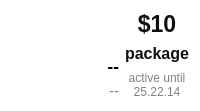
    <widget class="QFrame" name="frameLogo">
     <property name="sizePolicy">
      <sizepolicy hsizetype="Expanding" vsizetype="Expanding">
       <horstretch>0</horstretch>
       <verstretch>0</verstretch>
      </sizepolicy>
     </property>
     <property name="minimumSize">
      <size>
       <width>0</width>
       <height>100</height>
      </size>
     </property>
     <property name="palette">
      <palette>
       <active>
        <colorrole role="Button">
         <brush brushstyle="SolidPattern">
          <color alpha="255">
           <red>255</red>
           <green>255</green>
           <blue>255</blue>
          </color>
         </brush>
        </colorrole>
        <colorrole role="Base">
         <brush brushstyle="SolidPattern">
          <color alpha="255">
           <red>255</red>
           <green>255</green>
           <blue>255</blue>
          </color>
         </brush>
        </colorrole>
        <colorrole role="Window">
         <brush brushstyle="SolidPattern">
          <color alpha="255">
           <red>255</red>
           <green>255</green>
           <blue>255</blue>
          </color>
         </brush>
        </colorrole>
       </active>
       <inactive>
        <colorrole role="Button">
         <brush brushstyle="SolidPattern">
          <color alpha="255">
           <red>255</red>
           <green>255</green>
           <blue>255</blue>
          </color>
         </brush>
        </colorrole>
        <colorrole role="Base">
         <brush brushstyle="SolidPattern">
          <color alpha="255">
           <red>255</red>
           <green>255</green>
           <blue>255</blue>
          </color>
         </brush>
        </colorrole>
        <colorrole role="Window">
         <brush brushstyle="SolidPattern">
          <color alpha="255">
           <red>255</red>
           <green>255</green>
           <blue>255</blue>
          </color>
         </brush>
        </colorrole>
       </inactive>
       <disabled>
        <colorrole role="Button">
         <brush brushstyle="SolidPattern">
          <color alpha="255">
           <red>255</red>
           <green>255</green>
           <blue>255</blue>
          </color>
         </brush>
        </colorrole>
        <colorrole role="Base">
         <brush brushstyle="SolidPattern">
          <color alpha="255">
           <red>255</red>
           <green>255</green>
           <blue>255</blue>
          </color>
         </brush>
        </colorrole>
        <colorrole role="Window">
         <brush brushstyle="SolidPattern">
          <color alpha="255">
           <red>255</red>
           <green>255</green>
           <blue>255</blue>
          </color>
         </brush>
        </colorrole>
       </disabled>
      </palette>
     </property>
     <property name="autoFillBackground">
      <bool>false</bool>
     </property>
     <property name="styleSheet">
      <string notr="true">QFrame
{
	background-color: #ffffff;
	border: 0;
}</string>
     </property>
     <property name="frameShape">
      <enum>QFrame::StyledPanel</enum>
     </property>
     <property name="frameShadow">
      <enum>QFrame::Raised</enum>
     </property>
     <layout class="QGridLayout" name="gridLayout_3">
      <item row="0" column="0" rowspan="5">
       <widget class="QGraphicsView" name="gvLogoRound">
        <property name="sizePolicy">
         <sizepolicy hsizetype="Fixed" vsizetype="Fixed">
          <horstretch>0</horstretch>
          <verstretch>0</verstretch>
         </sizepolicy>
        </property>
        <property name="maximumSize">
         <size>
          <width>57</width>
          <height>57</height>
         </size>
        </property>
        <property name="focusPolicy">
         <enum>Qt::NoFocus</enum>
        </property>
        <property name="styleSheet">
         <string notr="true">QGraphicsView
{
	border-image: url(:/imgs/logo2.png);
}</string>
        </property>
        <property name="interactive">
         <bool>false</bool>
        </property>
       </widget>
      </item>
      <item row="0" column="1" rowspan="2">
       <widget class="QLabel" name="L_ConnectStatus">
        <property name="sizePolicy">
         <sizepolicy hsizetype="Fixed" vsizetype="Fixed">
          <horstretch>0</horstretch>
          <verstretch>0</verstretch>
         </sizepolicy>
        </property>
        <property name="maximumSize">
         <size>
          <width>124</width>
          <height>16</height>
         </size>
        </property>
        <property name="styleSheet">
         <string notr="true">QLabel
{
	border:0px;
	color: #ffffff;
	border-image: url(:/imgs/connect-status-red.png);
}</string>
        </property>
        <property name="text">
         <string/>
        </property>
        <property name="alignment">
         <set>Qt::AlignRight|Qt::AlignTrailing|Qt::AlignVCenter</set>
        </property>
       </widget>
      </item>
      <item row="0" column="2">
       <widget class="QLabel" name="L_Amount">
        <property name="enabled">
         <bool>false</bool>
        </property>
        <property name="font">
         <font>
          <family>Helvetica Neue</family>
          <pointsize>17</pointsize>
          <weight>75</weight>
          <bold>true</bold>
         </font>
        </property>
        <property name="styleSheet">
         <string notr="true">QLabel
{
background: transparent;
color: #0f0f0f;
}</string>
        </property>
        <property name="text">
         <string>$10</string>
        </property>
        <property name="alignment">
         <set>Qt::AlignCenter</set>
        </property>
       </widget>
      </item>
      <item row="1" column="2" rowspan="2">
       <widget class="QLabel" name="L_Package">
        <property name="font">
         <font>
          <family>Helvetica Neue</family>
          <pointsize>12</pointsize>
          <weight>75</weight>
          <bold>true</bold>
         </font>
        </property>
        <property name="styleSheet">
         <string notr="true">QLabel
{
background: transparent;
color: #0f0f0f;
}</string>
        </property>
        <property name="text">
         <string>package</string>
        </property>
        <property name="alignment">
         <set>Qt::AlignCenter</set>
        </property>
       </widget>
      </item>
      <item row="2" column="1" rowspan="2">
       <widget class="QLabel" name="L_Login">
        <property name="font">
         <font>
          <family>Helvetica Neue</family>
          <pointsize>13</pointsize>
          <weight>75</weight>
          <bold>true</bold>
         </font>
        </property>
        <property name="styleSheet">
         <string notr="true">QLabel
{
background: transparent;
}</string>
        </property>
        <property name="text">
         <string>--</string>
        </property>
        <property name="alignment">
         <set>Qt::AlignRight|Qt::AlignTrailing|Qt::AlignVCenter</set>
        </property>
       </widget>
      </item>
      <item row="3" column="2" rowspan="2">
       <widget class="QLabel" name="L_Until">
        <property name="enabled">
         <bool>false</bool>
        </property>
        <property name="font">
         <font>
          <pointsize>9</pointsize>
         </font>
        </property>
        <property name="styleSheet">
         <string notr="true">QLabel
{
color: #818181;
padding: 0;
margin: 0;
background: transparent;
}</string>
        </property>
        <property name="text">
         <string>active until
25.22.14</string>
        </property>
        <property name="alignment">
         <set>Qt::AlignCenter</set>
        </property>
       </widget>
      </item>
      <item row="4" column="1">
       <widget class="QLabel" name="L_Email">
        <property name="enabled">
         <bool>false</bool>
        </property>
        <property name="font">
         <font>
          <family>Helvetica Neue</family>
          <pointsize>11</pointsize>
          <weight>50</weight>
          <bold>false</bold>
         </font>
        </property>
        <property name="styleSheet">
         <string notr="true">QLabel
{
	border:0px;
	color: #818181;
background: transparent;
}</string>
        </property>
        <property name="text">
         <string>--</string>
        </property>
        <property name="alignment">
         <set>Qt::AlignRight|Qt::AlignTrailing|Qt::AlignVCenter</set>
        </property>
       </widget>
      </item>
     </layout>
    </widget>
